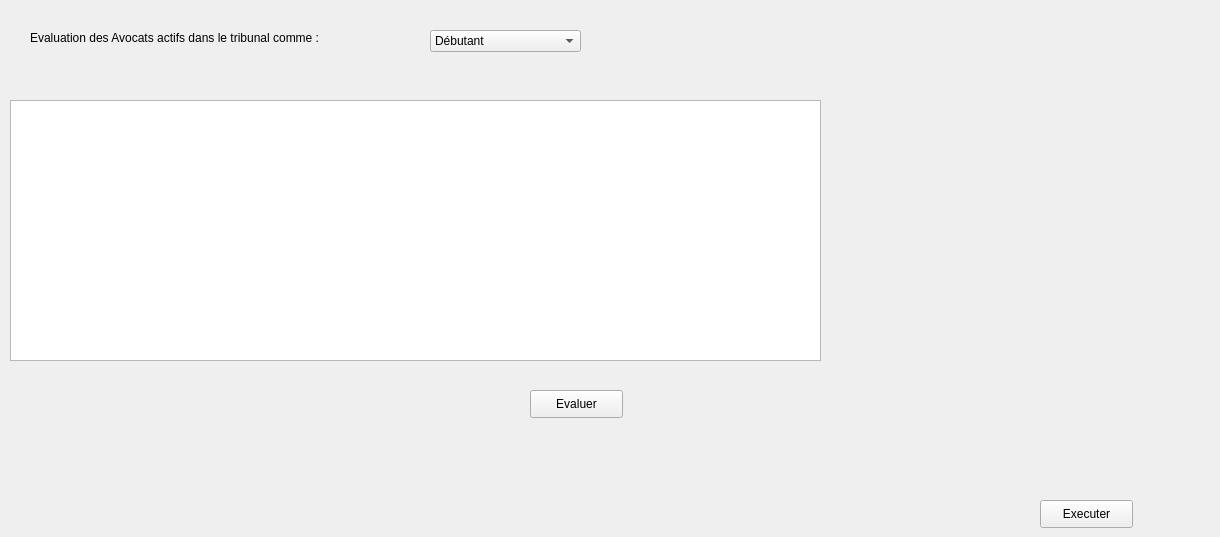
      <widget class="QWidget" name="tab_11">
       <attribute name="title">
        <string>evaluation</string>
       </attribute>
       <widget class="QLabel" name="label_20">
        <property name="geometry">
         <rect>
          <x>30</x>
          <y>30</y>
          <width>401</width>
          <height>16</height>
         </rect>
        </property>
        <property name="font">
         <font>
          <pointsize>9</pointsize>
         </font>
        </property>
        <property name="text">
         <string>Evaluation des Avocats actifs dans le tribunal comme : </string>
        </property>
       </widget>
       <widget class="QComboBox" name="evaluation">
        <property name="geometry">
         <rect>
          <x>430</x>
          <y>30</y>
          <width>151</width>
          <height>22</height>
         </rect>
        </property>
        <item>
         <property name="text">
          <string>Débutant</string>
         </property>
        </item>
        <item>
         <property name="text">
          <string>Moyen</string>
         </property>
        </item>
        <item>
         <property name="text">
          <string>Expert</string>
         </property>
        </item>
       </widget>
       <widget class="QTableView" name="tab_evaluer">
        <property name="geometry">
         <rect>
          <x>10</x>
          <y>100</y>
          <width>811</width>
          <height>261</height>
         </rect>
        </property>
       </widget>
       <widget class="QPushButton" name="btn_evaluer">
        <property name="geometry">
         <rect>
          <x>530</x>
          <y>390</y>
          <width>93</width>
          <height>28</height>
         </rect>
        </property>
        <property name="font">
         <font>
          <pointsize>9</pointsize>
         </font>
        </property>
        <property name="text">
         <string>Evaluer</string>
        </property>
       </widget>
       <widget class="QLabel" name="avocat_stat">
        <property name="geometry">
         <rect>
          <x>880</x>
          <y>60</y>
          <width>331</width>
          <height>421</height>
         </rect>
        </property>
        <property name="text">
         <string/>
        </property>
       </widget>
       <widget class="QPushButton" name="btn_executer">
        <property name="geometry">
         <rect>
          <x>1040</x>
          <y>500</y>
          <width>93</width>
          <height>28</height>
         </rect>
        </property>
        <property name="text">
         <string>Executer</string>
        </property>
       </widget>
      </widget>
